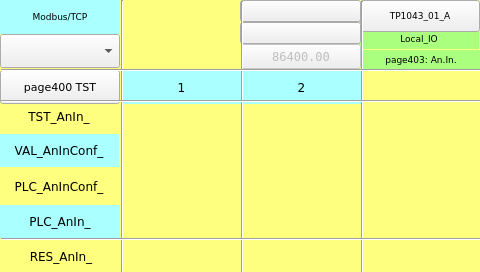
<?xml version="1.0" encoding="UTF-8"?>
<ui version="4.0">
<class>page403</class>
<widget class="QWidget" name="page403">
<property name="geometry">
<rect>
<x>0</x>
<y>0</y>
<width>480</width>
<height>272</height>
</rect>
</property>
<property name="minimumSize">
<size>
<width>480</width>
<height>272</height>
</size>
</property>
<property name="maximumSize">
<size>
<width>480</width>
<height>272</height>
</size>
</property>
<property name="windowTitle">
<string>page403</string>
</property>
<property name="styleSheet">
<string notr="true">QWidget#page403
{
background-color: rgb(255, 255, 127);
}</string>
</property>
<widget class="QLabel" name="label_Page">
<property name="geometry">
<rect>
<x>361</x>
<y>50</y>
<width>120</width>
<height>20</height>
</rect>
</property>
<property name="font">
<font>
<family>DejaVu Sans</family>
  <pointsize>7</pointsize>
</font>
</property>
<property name="styleSheet">
<string notr="true">background-color: rgb(170, 255, 127);</string>
</property>
<property name="text">
<string>page403: An.In.</string>
</property>
<property name="alignment">
<set>Qt::AlignCenter</set>
</property>
</widget>
<widget class="QLabel" name="label_18">
<property name="geometry">
<rect>
<x>359</x>
<y>29</y>
<width>120</width>
<height>20</height>
</rect>
</property>
<property name="font">
<font>
<family>DejaVu Sans</family>
  <pointsize>7</pointsize>
</font>
</property>
<property name="styleSheet">
<string notr="true">background-color: rgb(170, 255, 127);</string>
</property>
<property name="text">
<string>Local_IO</string>
</property>
<property name="alignment">
<set>Qt::AlignCenter</set>
</property>
</widget>
<widget class="Line" name="line_vt_2">
<property name="geometry">
<rect>
<x>241</x>
<y>1</y>
<width>3</width>
<height>272</height>
</rect>
</property>
<property name="orientation">
<enum>Qt::Vertical</enum>
</property>
<property name="font">
 <font>
  <family>DejaVu Sans</family>
  <pointsize>8</pointsize>
 </font>
</property>
</widget>
<widget class="Line" name="line_hr_2">
<property name="geometry">
<rect>
<x>1</x>
<y>100</y>
<width>481</width>
<height>3</height>
</rect>
</property>
<property name="orientation">
<enum>Qt::Horizontal</enum>
</property>
<property name="font">
 <font>
  <family>DejaVu Sans</family>
  <pointsize>8</pointsize>
 </font>
</property>
</widget>
<widget class="Line" name="line_hr_1">
<property name="geometry">
<rect>
<x>1</x>
<y>69</y>
<width>481</width>
<height>3</height>
</rect>
</property>
<property name="orientation">
<enum>Qt::Horizontal</enum>
</property>
<property name="font">
 <font>
  <family>DejaVu Sans</family>
  <pointsize>8</pointsize>
 </font>
</property>
</widget>
<widget class="Line" name="line_vt_4">
<property name="geometry">
<rect>
<x>361</x>
<y>1</y>
<width>3</width>
<height>272</height>
</rect>
</property>
<property name="orientation">
<enum>Qt::Vertical</enum>
</property>
<property name="font">
 <font>
  <family>DejaVu Sans</family>
  <pointsize>8</pointsize>
 </font>
</property>
</widget>
<widget class="ATCMdate" name="atcmDate">
<property name="geometry">
<rect>
<x>240</x>
<y>0</y>
<width>121</width>
<height>22</height>
</rect>
</property>
<property name="font">
<font>
<family>DejaVu Sans Mono</family>
  <pointsize>8</pointsize>
</font>
</property>
<property name="toolTip">
<string>ATCM QDate</string>
</property>
<property name="whatsThis">
<string>ATCMdate widget</string>
</property>
<property name="bgColor">
<color>
<red>170</red>
<green>255</green>
<blue>127</blue>
</color>
</property>
<property name="borderWidth">
<number>0</number>
</property>
<property name="borderRadius">
<number>0</number>
</property>
<property name="format">
<enum>ATCMdate::YYYY_MM_DD</enum>
</property>
</widget>
<widget class="ATCMbutton" name="atcmButton_5">
<property name="geometry">
<rect>
<x>360</x>
<y>0</y>
<width>120</width>
<height>32</height>
</rect>
</property>
<property name="font">
<font>
<family>DejaVu Sans</family>
  <pointsize>7</pointsize>
<weight>50</weight>
<bold>false</bold>
</font>
</property>
<property name="toolTip">
<string/>
</property>
<property name="whatsThis">
<string>ATCMbutton widget</string>
</property>
<property name="pageName">
<string>menu</string>
</property>
<property name="statusvar">
<string/>
</property>
<property name="viewStatus">
<bool>false</bool>
</property>
<property name="refresh">
<number>200</number>
</property>
<property name="visibilityVar">
<string/>
</property>
<property name="bgColor">
<color>
<red>85</red>
<green>255</green>
<blue>255</blue>
</color>
</property>
<property name="borderColor">
<color>
<red>220</red>
<green>220</green>
<blue>220</blue>
</color>
</property>
<property name="text">
<string>TP1043_01_A</string>
</property>
<property name="pressText">
<string>TP1043_01_A</string>
</property>
<property name="borderWidth">
<number>2</number>
</property>
<property name="borderRadius">
<number>0</number>
</property>
<property name="apparence">
<enum>QFrame::Raised</enum>
</property>
</widget>
<widget class="Line" name="line_hr_3">
<property name="geometry">
<rect>
<x>1</x>
<y>238</y>
<width>481</width>
<height>3</height>
</rect>
</property>
<property name="orientation">
<enum>Qt::Horizontal</enum>
</property>
<property name="font">
 <font>
  <family>DejaVu Sans</family>
  <pointsize>8</pointsize>
 </font>
</property>
</widget>
<widget class="Line" name="line_vt_1">
<property name="geometry">
<rect>
<x>121</x>
<y>0</y>
<width>3</width>
<height>272</height>
</rect>
</property>
<property name="orientation">
<enum>Qt::Vertical</enum>
</property>
<property name="font">
 <font>
  <family>DejaVu Sans</family>
  <pointsize>8</pointsize>
 </font>
</property>
</widget>
<widget class="ATCMtime" name="atcmTime_2">
<property name="geometry">
<rect>
<x>240</x>
<y>22</y>
<width>121</width>
<height>22</height>
</rect>
</property>
<property name="font">
<font>
<family>DejaVu Sans Mono</family>
  <pointsize>8</pointsize>
</font>
</property>
<property name="toolTip">
<string>ATCM QTime</string>
</property>
<property name="whatsThis">
<string>ATCMtime widget</string>
</property>
<property name="bgColor">
<color>
<red>170</red>
<green>255</green>
<blue>127</blue>
</color>
</property>
<property name="borderWidth">
<number>0</number>
</property>
<property name="borderRadius">
<number>0</number>
</property>
</widget>
<widget class="QLabel" name="label_PLC_AnInConf_">
<property name="geometry">
<rect>
<x>-1</x>
<y>170</y>
<width>120</width>
<height>33</height>
</rect>
</property>
<property name="font">
<font>
<family>DejaVu Sans</family>
  <pointsize>9</pointsize>
</font>
</property>
<property name="styleSheet">
<string notr="true">background-color: rgb(255, 255, 127);</string>
</property>
<property name="text">
<string>PLC_AnInConf_</string>
</property>
<property name="alignment">
<set>Qt::AlignCenter</set>
</property>
</widget>
<widget class="QLabel" name="label_AnIn_2">
<property name="geometry">
<rect>
<x>241</x>
<y>70</y>
<width>121</width>
<height>34</height>
</rect>
</property>
<property name="font">
<font>
<family>DejaVu Sans</family>
  <pointsize>9</pointsize>
</font>
</property>
<property name="styleSheet">
<string notr="true">background-color: rgb(170, 255, 255);</string>
</property>
<property name="text">
<string>2</string>
</property>
<property name="alignment">
<set>Qt::AlignCenter</set>
</property>
</widget>
<widget class="QLabel" name="label_RES_AnIn_">
<property name="geometry">
<rect>
<x>1</x>
<y>240</y>
<width>120</width>
<height>33</height>
</rect>
</property>
<property name="font">
<font>
<family>DejaVu Sans</family>
  <pointsize>9</pointsize>
</font>
</property>
<property name="styleSheet">
<string notr="true">background-color: rgb(255, 255, 127);</string>
</property>
<property name="text">
<string>RES_AnIn_</string>
</property>
<property name="alignment">
<set>Qt::AlignCenter</set>
</property>
</widget>
<widget class="QLabel" name="label_AnIn_1">
<property name="geometry">
<rect>
<x>121</x>
<y>70</y>
<width>121</width>
<height>34</height>
</rect>
</property>
<property name="font">
<font>
<family>DejaVu Sans</family>
  <pointsize>9</pointsize>
</font>
</property>
<property name="styleSheet">
<string notr="true">background-color: rgb(170, 255, 255);</string>
</property>
<property name="text">
<string>1</string>
</property>
<property name="alignment">
<set>Qt::AlignCenter</set>
</property>
</widget>
<widget class="QLabel" name="label_TST_AnIn_">
<property name="geometry">
<rect>
<x>-1</x>
<y>100</y>
<width>120</width>
<height>33</height>
</rect>
</property>
<property name="font">
<font>
<family>DejaVu Sans</family>
  <pointsize>9</pointsize>
</font>
</property>
<property name="styleSheet">
<string notr="true">background-color: rgb(255, 255, 127);</string>
</property>
<property name="text">
<string>TST_AnIn_</string>
</property>
<property name="alignment">
<set>Qt::AlignCenter</set>
</property>
</widget>
<widget class="QLabel" name="label_VAL_AnInConf_">
<property name="geometry">
<rect>
<x>-1</x>
<y>134</y>
<width>120</width>
<height>33</height>
</rect>
</property>
<property name="font">
<font>
<family>DejaVu Sans</family>
  <pointsize>9</pointsize>
</font>
</property>
<property name="styleSheet">
<string notr="true">background-color: rgb(170, 255, 255);</string>
</property>
<property name="text">
<string>VAL_AnInConf_</string>
</property>
<property name="alignment">
<set>Qt::AlignCenter</set>
</property>
</widget>
<widget class="QLabel" name="label_PLC_AnIn_">
<property name="geometry">
<rect>
<x>0</x>
<y>205</y>
<width>120</width>
<height>33</height>
</rect>
</property>
<property name="font">
<font>
<family>DejaVu Sans</family>
  <pointsize>9</pointsize>
</font>
</property>
<property name="styleSheet">
<string notr="true">background-color: rgb(170, 255, 255);</string>
</property>
<property name="text">
<string>PLC_AnIn_</string>
</property>
<property name="alignment">
<set>Qt::AlignCenter</set>
</property>
</widget>
<widget class="ATCMbutton" name="atcmButton_page402_2">
<property name="geometry">
<rect>
<x>0</x>
<y>70</y>
<width>120</width>
<height>34</height>
</rect>
</property>
<property name="toolTip">
<string/>
</property>
<property name="whatsThis">
<string>ATCMbutton widget</string>
</property>
<property name="pageName">
<string>page400</string>
</property>
<property name="statusvar">
<string/>
</property>
<property name="viewStatus">
<bool>false</bool>
</property>
<property name="visibilityVar">
<string/>
</property>
<property name="bgColor">
<color>
<red>170</red>
<green>255</green>
<blue>255</blue>
</color>
</property>
<property name="text">
<string>page400 TST</string>
</property>
<property name="pressText">
<string>page400 TST</string>
</property>
<property name="borderWidth">
<number>0</number>
</property>
<property name="borderRadius">
<number>0</number>
</property>
<property name="apparence">
<enum>QFrame::Raised</enum>
</property>
<property name="font">
 <font>
  <family>DejaVu Sans</family>
  <pointsize>8</pointsize>
 </font>
</property>
</widget>
<widget class="ATCMlabel" name="atcmLabel_PLC_time">
<property name="enabled">
<bool>false</bool>
</property>
<property name="geometry">
<rect>
<x>241</x>
<y>44</y>
<width>120</width>
<height>25</height>
</rect>
</property>
<property name="font">
<font>
<family>DejaVu Sans Mono</family>
  <pointsize>9</pointsize>
</font>
</property>
<property name="text">
<string>86400.00</string>
</property>
<property name="toolTip">
<string>PLC_time</string>
</property>
<property name="whatsThis">
<string>ATCMlabel widget</string>
</property>
<property name="variable">
<string>PLC_time</string>
</property>
<property name="refresh">
<number>500</number>
</property>
<property name="max">
<string>0</string>
</property>
<property name="min">
<string>0</string>
</property>
<property name="viewStatus">
<bool>false</bool>
</property>
<property name="visibilityVar">
<string/>
</property>
<property name="bgColor">
<color>
<red>170</red>
<green>255</green>
<blue>127</blue>
</color>
</property>
<property name="fontColor">
<color>
<red>0</red>
<green>0</green>
<blue>0</blue>
</color>
</property>
<property name="borderWidth">
<number>0</number>
</property>
<property name="borderRadius">
<number>0</number>
</property>
</widget>
<widget class="ATCMcombobox" name="atcmComboBox">
<property name="geometry">
<rect>
<x>0</x>
<y>34</y>
<width>120</width>
<height>34</height>
</rect>
</property>
<property name="font">
<font>
<family>DejaVu Sans</family>
  <pointsize>7</pointsize>
</font>
</property>
<property name="toolTip">
<string>TEST_COMMAND</string>
</property>
<property name="whatsThis">
<string>ATCMcombobox widget</string>
</property>
<property name="variable">
<string>TEST_COMMAND</string>
</property>
<property name="refresh">
<number>500</number>
</property>
<property name="viewStatus">
<bool>false</bool>
</property>
<property name="writeAcknowledge">
<bool>false</bool>
</property>
<property name="visibilityVar">
<string/>
</property>
<property name="bgColor">
<color>
<red>170</red>
<green>255</green>
<blue>127</blue>
</color>
</property>
<property name="borderWidth">
<number>0</number>
</property>
<property name="borderRadius">
<number>0</number>
</property>
<property name="mapping">
<string>0;LOCAL;216;REMOTE;42;DONE</string>
</property>
</widget>
<widget class="QLabel" name="label_Start_3">
<property name="geometry">
<rect>
<x>0</x>
<y>0</y>
<width>120</width>
<height>34</height>
</rect>
</property>
<property name="font">
<font>
<family>DejaVu Sans</family>
  <pointsize>7</pointsize>
</font>
</property>
<property name="styleSheet">
<string notr="true">background-color: rgb(170, 255, 255);</string>
</property>
<property name="text">
<string>Modbus/TCP</string>
</property>
<property name="alignment">
<set>Qt::AlignCenter</set>
</property>
</widget>
<widget class="ATCManimation" name="atcmAnimation_TEST_STATUS">
<property name="geometry">
<rect>
<x>120</x>
<y>0</y>
<width>120</width>
<height>68</height>
</rect>
</property>
<property name="toolTip">
<string>TEST_STATUS</string>
</property>
<property name="whatsThis">
<string>ATCManimation widget</string>
</property>
<property name="mapping">
<string>0;:/icons/my_img/local.png;216;:/icons/my_img/remote.png;42;:/icons/my_img/done.png</string>
</property>
<property name="variable">
<string>TEST_STATUS</string>
</property>
<property name="refresh">
<number>500</number>
</property>
<property name="viewStatus">
<bool>false</bool>
</property>
<property name="visibilityVar">
<string/>
</property>
<property name="font">
 <font>
  <family>DejaVu Sans</family>
  <pointsize>8</pointsize>
 </font>
</property>
</widget>
<zorder>label_Page</zorder>
<zorder>label_18</zorder>
<zorder>atcmDate</zorder>
<zorder>atcmButton_5</zorder>
<zorder>atcmTime_2</zorder>
<zorder>label_PLC_AnInConf_</zorder>
<zorder>label_AnIn_2</zorder>
<zorder>label_RES_AnIn_</zorder>
<zorder>label_AnIn_1</zorder>
<zorder>label_TST_AnIn_</zorder>
<zorder>label_VAL_AnInConf_</zorder>
<zorder>label_PLC_AnIn_</zorder>
<zorder>atcmButton_page402_2</zorder>
<zorder>atcmLabel_PLC_time</zorder>
<zorder>atcmComboBox</zorder>
<zorder>label_Start_3</zorder>
<zorder>atcmAnimation_TEST_STATUS</zorder>
<zorder>line_vt_2</zorder>
<zorder>line_vt_1</zorder>
<zorder>line_vt_4</zorder>
<zorder>line_hr_2</zorder>
<zorder>line_hr_3</zorder>
<zorder>line_hr_1</zorder>
</widget>
<customwidgets>
<customwidget>
<class>ATCManimation</class>
<extends>QLabel</extends>
<header>atcmplugin.h</header>
</customwidget>
<customwidget>
<class>ATCMbutton</class>
<extends>QPushButton</extends>
<header>atcmplugin.h</header>
</customwidget>
<customwidget>
<class>ATCMcombobox</class>
<extends>QComboBox</extends>
<header>atcmplugin.h</header>
</customwidget>
<customwidget>
<class>ATCMdate</class>
<extends>QPushButton</extends>
<header>atcmplugin.h</header>
</customwidget>
<customwidget>
<class>ATCMlabel</class>
<extends>QPushButton</extends>
<header>atcmplugin.h</header>
</customwidget>
<customwidget>
<class>ATCMtime</class>
<extends>QPushButton</extends>
<header>atcmplugin.h</header>
</customwidget>
</customwidgets>
<resources/>
<connections>
<connection>
<sender>atcmButton_5</sender>
<signal>newPage(const char*,bool)</signal>
<receiver>page403</receiver>
<slot>goto_page(const char*,bool)</slot>
<hints>
<hint type="sourcelabel">
<x>20</x>
<y>20</y>
</hint>
<hint type="destinationlabel">
<x>20</x>
<y>20</y>
</hint>
</hints>
</connection>
<connection>
<sender>atcmButton_page402_2</sender>
<signal>newPage(const char*,bool)</signal>
<receiver>page403</receiver>
<slot>goto_page(const char*,bool)</slot>
<hints>
<hint type="sourcelabel">
<x>20</x>
<y>20</y>
</hint>
<hint type="destinationlabel">
<x>20</x>
<y>20</y>
</hint>
</hints>
</connection>
</connections>
<slots>
<slot>goto_page(const char*,bool)</slot>
</slots>
</ui>
